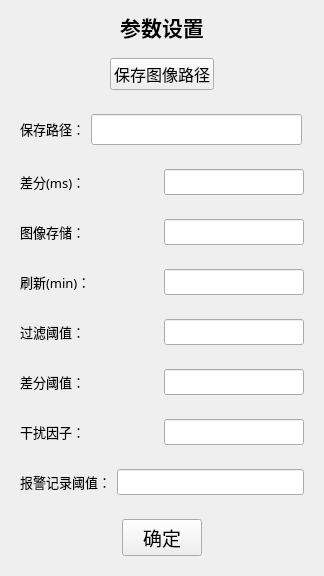
       <widget class="QWidget" name="page_setParameters">
        <layout class="QVBoxLayout" name="verticalLayout">
         <item>
          <widget class="QLabel" name="label_12">
           <property name="maximumSize">
            <size>
             <width>16777215</width>
             <height>50</height>
            </size>
           </property>
           <property name="font">
            <font>
             <family>黑体</family>
             <pointsize>16</pointsize>
            </font>
           </property>
           <property name="text">
            <string>&lt;html&gt;&lt;head/&gt;&lt;body&gt;&lt;p align=&quot;center&quot;&gt;&lt;span style=&quot; font-weight:600;&quot;&gt;参数设置&lt;/span&gt;&lt;/p&gt;&lt;/body&gt;&lt;/html&gt;</string>
           </property>
          </widget>
         </item>
         <item>
          <widget class="QWidget" name="widget_3" native="true">
           <property name="minimumSize">
            <size>
             <width>0</width>
             <height>50</height>
            </size>
           </property>
           <property name="maximumSize">
            <size>
             <width>16777215</width>
             <height>80</height>
            </size>
           </property>
           <layout class="QHBoxLayout" name="horizontalLayout_35">
            <item>
             <spacer name="horizontalSpacer_10">
              <property name="orientation">
               <enum>Qt::Horizontal</enum>
              </property>
              <property name="sizeHint" stdset="0">
               <size>
                <width>90</width>
                <height>20</height>
               </size>
              </property>
             </spacer>
            </item>
            <item>
             <widget class="QPushButton" name="pushButton_SaveFilePath">
              <property name="minimumSize">
               <size>
                <width>0</width>
                <height>0</height>
               </size>
              </property>
              <property name="maximumSize">
               <size>
                <width>1000</width>
                <height>40</height>
               </size>
              </property>
              <property name="font">
               <font>
                <family>黑体</family>
                <pointsize>12</pointsize>
               </font>
              </property>
              <property name="text">
               <string>保存图像路径</string>
              </property>
              <property name="icon">
               <iconset>
                <normalon>:/images/res/path.png</normalon>
               </iconset>
              </property>
              <property name="iconSize">
               <size>
                <width>25</width>
                <height>25</height>
               </size>
              </property>
             </widget>
            </item>
            <item>
             <spacer name="horizontalSpacer_9">
              <property name="orientation">
               <enum>Qt::Horizontal</enum>
              </property>
              <property name="sizeHint" stdset="0">
               <size>
                <width>90</width>
                <height>20</height>
               </size>
              </property>
             </spacer>
            </item>
           </layout>
          </widget>
         </item>
         <item>
          <widget class="QWidget" name="widget_2" native="true">
           <property name="minimumSize">
            <size>
             <width>0</width>
             <height>0</height>
            </size>
           </property>
           <property name="maximumSize">
            <size>
             <width>300</width>
             <height>60</height>
            </size>
           </property>
           <layout class="QHBoxLayout" name="horizontalLayout_13">
            <property name="sizeConstraint">
             <enum>QLayout::SetNoConstraint</enum>
            </property>
            <item>
             <widget class="QLabel" name="label_17">
              <property name="font">
               <font>
                <family>黑体</family>
                <pointsize>10</pointsize>
               </font>
              </property>
              <property name="text">
               <string>&lt;html&gt;&lt;head/&gt;&lt;body&gt;&lt;p&gt;保存路径：&lt;/p&gt;&lt;/body&gt;&lt;/html&gt;</string>
              </property>
             </widget>
            </item>
            <item>
             <widget class="QLineEdit" name="lineEdit_save_path">
              <property name="minimumSize">
               <size>
                <width>0</width>
                <height>20</height>
               </size>
              </property>
              <property name="maximumSize">
               <size>
                <width>1000000</width>
                <height>35</height>
               </size>
              </property>
              <property name="font">
               <font>
                <family>黑体</family>
                <pointsize>12</pointsize>
               </font>
              </property>
             </widget>
            </item>
           </layout>
          </widget>
         </item>
         <item>
          <widget class="QFrame" name="frame_42">
           <property name="maximumSize">
            <size>
             <width>50000</width>
             <height>50</height>
            </size>
           </property>
           <property name="frameShape">
            <enum>QFrame::NoFrame</enum>
           </property>
           <property name="frameShadow">
            <enum>QFrame::Sunken</enum>
           </property>
           <layout class="QHBoxLayout" name="horizontalLayout_42">
            <item>
             <widget class="QLabel" name="label_16">
              <property name="font">
               <font>
                <family>黑体</family>
                <pointsize>10</pointsize>
               </font>
              </property>
              <property name="text">
               <string>差分(ms)：</string>
              </property>
             </widget>
            </item>
            <item>
             <widget class="QLineEdit" name="lineEdit_dif_time">
              <property name="maximumSize">
               <size>
                <width>140</width>
                <height>16777215</height>
               </size>
              </property>
              <property name="font">
               <font>
                <family>黑体</family>
                <pointsize>10</pointsize>
               </font>
              </property>
              <property name="text">
               <string/>
              </property>
             </widget>
            </item>
           </layout>
          </widget>
         </item>
         <item>
          <widget class="QFrame" name="frame_21">
           <property name="maximumSize">
            <size>
             <width>50000</width>
             <height>50</height>
            </size>
           </property>
           <property name="frameShape">
            <enum>QFrame::NoFrame</enum>
           </property>
           <property name="frameShadow">
            <enum>QFrame::Sunken</enum>
           </property>
           <layout class="QHBoxLayout" name="horizontalLayout_41">
            <item>
             <widget class="QLabel" name="label_33">
              <property name="font">
               <font>
                <family>黑体</family>
                <pointsize>10</pointsize>
               </font>
              </property>
              <property name="text">
               <string>图像存储：</string>
              </property>
             </widget>
            </item>
            <item>
             <widget class="QLineEdit" name="lineEdit_amount_max_img">
              <property name="maximumSize">
               <size>
                <width>140</width>
                <height>16777215</height>
               </size>
              </property>
              <property name="font">
               <font>
                <family>黑体</family>
                <pointsize>10</pointsize>
               </font>
              </property>
             </widget>
            </item>
           </layout>
          </widget>
         </item>
         <item>
          <widget class="QFrame" name="frame_3">
           <property name="maximumSize">
            <size>
             <width>40000</width>
             <height>50</height>
            </size>
           </property>
           <property name="frameShape">
            <enum>QFrame::NoFrame</enum>
           </property>
           <property name="frameShadow">
            <enum>QFrame::Sunken</enum>
           </property>
           <layout class="QHBoxLayout" name="horizontalLayout_19">
            <item>
             <widget class="QLabel" name="label_10">
              <property name="font">
               <font>
                <family>黑体</family>
                <pointsize>10</pointsize>
               </font>
              </property>
              <property name="text">
               <string>刷新(min)：</string>
              </property>
             </widget>
            </item>
            <item>
             <widget class="QLineEdit" name="lineEdit_detect_time">
              <property name="maximumSize">
               <size>
                <width>140</width>
                <height>16777215</height>
               </size>
              </property>
              <property name="font">
               <font>
                <family>黑体</family>
                <pointsize>10</pointsize>
               </font>
              </property>
             </widget>
            </item>
           </layout>
          </widget>
         </item>
         <item>
          <widget class="QFrame" name="frame_17">
           <property name="maximumSize">
            <size>
             <width>50000</width>
             <height>50</height>
            </size>
           </property>
           <property name="frameShape">
            <enum>QFrame::NoFrame</enum>
           </property>
           <property name="frameShadow">
            <enum>QFrame::Sunken</enum>
           </property>
           <layout class="QHBoxLayout" name="horizontalLayout_17">
            <item>
             <widget class="QLabel" name="label_14">
              <property name="font">
               <font>
                <family>黑体</family>
                <pointsize>10</pointsize>
               </font>
              </property>
              <property name="text">
               <string>过滤阈值：</string>
              </property>
             </widget>
            </item>
            <item>
             <widget class="QLineEdit" name="lineEdit_filter_threshold">
              <property name="maximumSize">
               <size>
                <width>140</width>
                <height>16777215</height>
               </size>
              </property>
              <property name="font">
               <font>
                <family>黑体</family>
                <pointsize>10</pointsize>
               </font>
              </property>
             </widget>
            </item>
           </layout>
          </widget>
         </item>
         <item>
          <widget class="QFrame" name="frame_4">
           <property name="maximumSize">
            <size>
             <width>5000</width>
             <height>50</height>
            </size>
           </property>
           <property name="frameShape">
            <enum>QFrame::NoFrame</enum>
           </property>
           <property name="frameShadow">
            <enum>QFrame::Sunken</enum>
           </property>
           <layout class="QHBoxLayout" name="horizontalLayout_16">
            <item>
             <widget class="QLabel" name="label_13">
              <property name="font">
               <font>
                <family>黑体</family>
                <pointsize>10</pointsize>
               </font>
              </property>
              <property name="text">
               <string>差分阈值：</string>
              </property>
             </widget>
            </item>
            <item>
             <widget class="QLineEdit" name="lineEdit_dif_threshold">
              <property name="maximumSize">
               <size>
                <width>140</width>
                <height>16777215</height>
               </size>
              </property>
              <property name="font">
               <font>
                <family>黑体</family>
                <pointsize>10</pointsize>
               </font>
              </property>
             </widget>
            </item>
           </layout>
          </widget>
         </item>
         <item>
          <widget class="QFrame" name="frame_18">
           <property name="maximumSize">
            <size>
             <width>50000</width>
             <height>50</height>
            </size>
           </property>
           <property name="frameShape">
            <enum>QFrame::NoFrame</enum>
           </property>
           <property name="frameShadow">
            <enum>QFrame::Sunken</enum>
           </property>
           <layout class="QHBoxLayout" name="horizontalLayout_18">
            <item>
             <widget class="QLabel" name="label_15">
              <property name="font">
               <font>
                <family>黑体</family>
                <pointsize>10</pointsize>
               </font>
              </property>
              <property name="text">
               <string>干扰因子：</string>
              </property>
             </widget>
            </item>
            <item>
             <widget class="QLineEdit" name="lineEdit_elimination_factor">
              <property name="maximumSize">
               <size>
                <width>140</width>
                <height>16777215</height>
               </size>
              </property>
              <property name="font">
               <font>
                <family>黑体</family>
                <pointsize>10</pointsize>
               </font>
              </property>
             </widget>
            </item>
           </layout>
          </widget>
         </item>
         <item>
          <widget class="QFrame" name="frame_30">
           <property name="maximumSize">
            <size>
             <width>16777215</width>
             <height>50</height>
            </size>
           </property>
           <property name="frameShape">
            <enum>QFrame::NoFrame</enum>
           </property>
           <property name="frameShadow">
            <enum>QFrame::Raised</enum>
           </property>
           <layout class="QHBoxLayout" name="horizontalLayout_36">
            <item>
             <widget class="QLabel" name="label_18">
              <property name="font">
               <font>
                <family>黑体</family>
                <pointsize>10</pointsize>
               </font>
              </property>
              <property name="text">
               <string>报警记录阈值：</string>
              </property>
             </widget>
            </item>
            <item>
             <widget class="QLineEdit" name="lineEdit_threshold_of_warning_record">
              <property name="font">
               <font>
                <family>黑体</family>
                <pointsize>10</pointsize>
               </font>
              </property>
             </widget>
            </item>
           </layout>
          </widget>
         </item>
         <item>
          <widget class="QWidget" name="widget" native="true">
           <property name="minimumSize">
            <size>
             <width>0</width>
             <height>50</height>
            </size>
           </property>
           <layout class="QHBoxLayout" name="horizontalLayout_20">
            <item>
             <spacer name="horizontalSpacer_12">
              <property name="orientation">
               <enum>Qt::Horizontal</enum>
              </property>
              <property name="sizeHint" stdset="0">
               <size>
                <width>40</width>
                <height>20</height>
               </size>
              </property>
             </spacer>
            </item>
            <item>
             <widget class="QPushButton" name="pushButton_ensure_parameters">
              <property name="font">
               <font>
                <family>黑体</family>
                <pointsize>14</pointsize>
               </font>
              </property>
              <property name="text">
               <string>确定</string>
              </property>
             </widget>
            </item>
            <item>
             <spacer name="horizontalSpacer_11">
              <property name="orientation">
               <enum>Qt::Horizontal</enum>
              </property>
              <property name="sizeHint" stdset="0">
               <size>
                <width>40</width>
                <height>20</height>
               </size>
              </property>
             </spacer>
            </item>
           </layout>
          </widget>
         </item>
        </layout>
       </widget>
